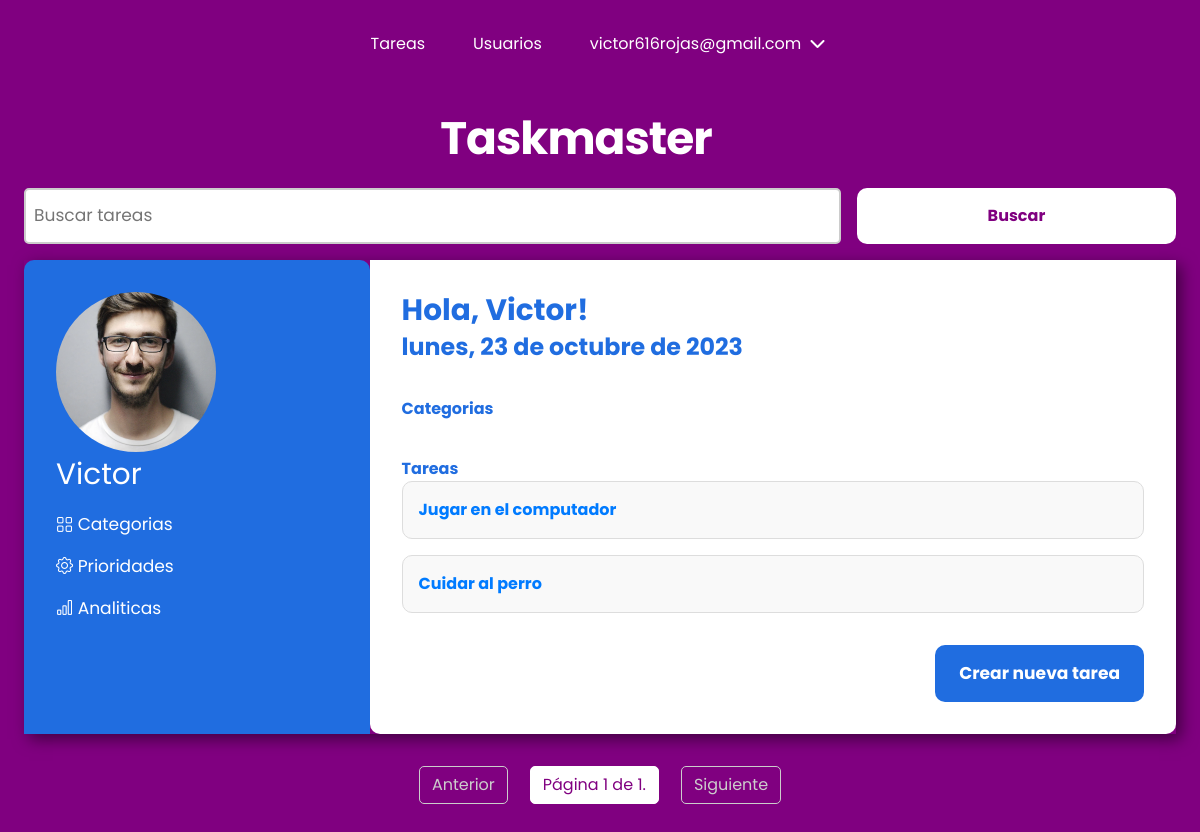
The app's page /todo_task/tasks/incomplete/ (signed in), older data.
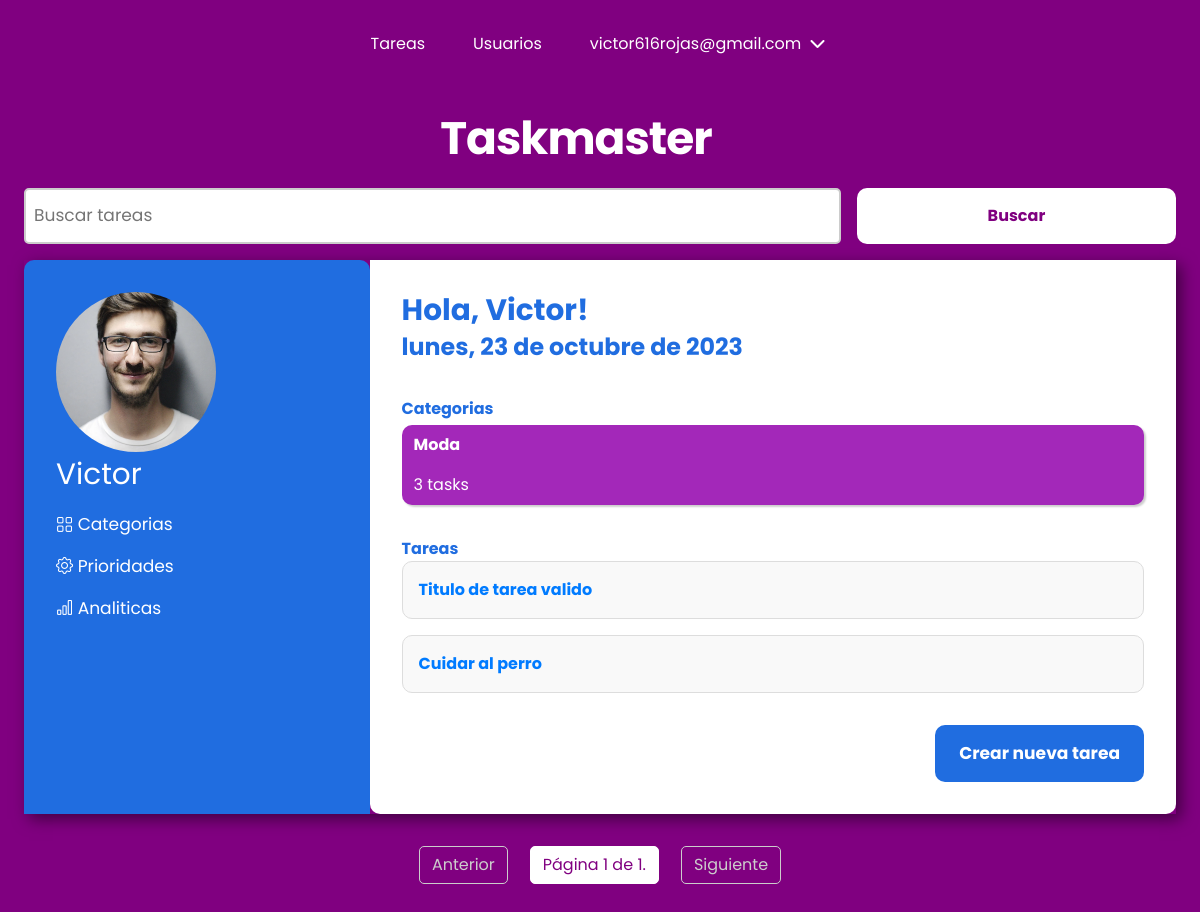
The same page, newer data.
### todo_task/models.py (models this page shows, shortened)
class Task(models.Model):
    title = models.CharField(max_length=35)
    complete = models.BooleanField(default=False)
    due_date = models.DateField()
    created = models.DateTimeField(auto_now_add=True)
    labels = models.ManyToManyField("Label")
    user = models.ForeignKey(CustomUser, on_delete=models.CASCADE, related_name="tasks")
    class Meta:
        ordering = ["-created"]

class Label(models.Model):
    name = models.CharField(max_length=50)
    created = models.DateTimeField(auto_now_add=True)
    user = models.ForeignKey(
        CustomUser, on_delete=models.CASCADE, related_name="categories"
    )
    class Meta:
        ordering = ["-created"]

### todo_task/views.py (the view)
# urls.py: path("tasks/incomplete/", views.list_tasks_incomplete, name="task-list-incomplete"),
@login_required(login_url="/users/login/")
def list_tasks_incomplete(request):
    return list_tasks(request, filter_type="incomplete")

### todo_task/templates/todo_task/tasks/list-incomplete.html
{% extends "container.html" %}
{% block search-form %}
{% include 'search_form.html' with query=query placeholder=placeholder %}
{% endblock %}
{% block section-fragment %}
{% include 'category-section.html' %}
<section class="second-section">
    <h3>Tareas</h3>
    <div class="flex-column">
        <ul class="item-list flex-column">
            {% for task in paginator_data %}
            <li class="item-element flex-column">
                <a href="{% url 'task-detail' task.id %}" class="task-link">
                    {{ task.title }}
                </a>
            </li>
            {% endfor %}
        </ul>
        <div class="item-creation fs-1">
            <a href="{% url 'task-create' %}">Crear nueva tarea</a>
        </div>
    </div>
</section>
{% endblock %}
{% block pagination %}
{% include 'pagination.html' %}
{% endblock %}

### todo_task/templates/todo_task/base/category-section.html
<section class="content-section">
    <h3>Categorias</h3>
    <div class="content-list">
        {% for categoria in categorias %}
        {% if categoria.task_count > 0 %}
        <div class="content-item">
            <p>{{ categoria.name }}</p>
            <p class="content-count">{{ categoria.task_count }} tasks</p>
        </div>
        {% endif %}
        {% endfor %}
    </div>
</section>

Row changes from the older to the newer data that the page shows:
no longer on this page (row edited): Task: title "Jugar en el computador"
now on this page (row unchanged): Label: name "Moda", task_count "3"
added Task: title "Titulo de tarea valido"
